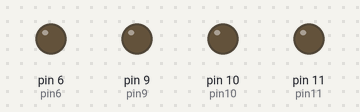
This sketch was run on a simulated Arduino Uno, built with avr-gcc and run on an emulated ATmega328P. On the bench: output pins drawn as LEDs (lit = HIGH).

Above: at 1.6 s.
At 4.3 s:
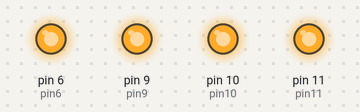
Timing chart, 0 to 10.4 s (numbered marks = the images above):
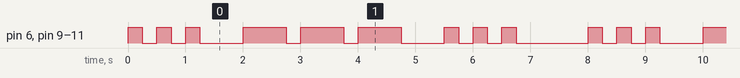

The sketch:

arduino-sos-leds.ino
```cpp
 int pin11=11;
 int pin10=10;
 int pin9=9;
 int pin6=6;
void setup()
{
  pinMode(11,OUTPUT);
  pinMode(10,OUTPUT);
  pinMode(9,OUTPUT);
  pinMode(6,OUTPUT);
}

void loop()
{
    for(int i=0;i<3;i++)
    {digitalWrite(11,HIGH);
      digitalWrite(10,HIGH);
      digitalWrite(9,HIGH);
         digitalWrite(6,HIGH);
      delay(250);

      digitalWrite(11,LOW);
         digitalWrite(10,LOW);
         digitalWrite(9,LOW);
          digitalWrite(6,LOW);
     delay(250);}

     delay(500);

   for(int i=3;i<6;i++)
   { digitalWrite(11,HIGH);
      digitalWrite(10,HIGH);
      digitalWrite(9,HIGH);
      digitalWrite(6,HIGH);
      delay(750);

          digitalWrite(11,LOW);
     digitalWrite(10,LOW);
     digitalWrite(9,LOW);
        digitalWrite(6,LOW);
    delay(250);}


        delay(500);

   for( int i=6;i<9;i++)
   {digitalWrite(11,HIGH);
     digitalWrite(10,HIGH);
     digitalWrite(9,HIGH);
         digitalWrite(6,HIGH);
         delay(250);


           digitalWrite(11,LOW);
            digitalWrite(10,LOW);
              digitalWrite(9,LOW);
                digitalWrite(6,LOW);
    delay(250);}


   delay(1000);
}
```

Measured:
- by itself, pin 6 (pin6), pin 9 (pin9), pin 10 (pin10), pin 11 (pin11): repeats every 8.0 s: 2 × (LOW 0.25 s, HIGH 0.25 s), LOW 0.75 s, 2 × (HIGH 0.75 s, LOW 0.25 s), HIGH 0.75 s, LOW 0.75 s, 2 × (HIGH 0.25 s, LOW 0.25 s), HIGH 0.25 s, LOW 1.3 s, HIGH 0.25 s
- by itself, everything shown: repeats every 8.0 s, in 18 steps
